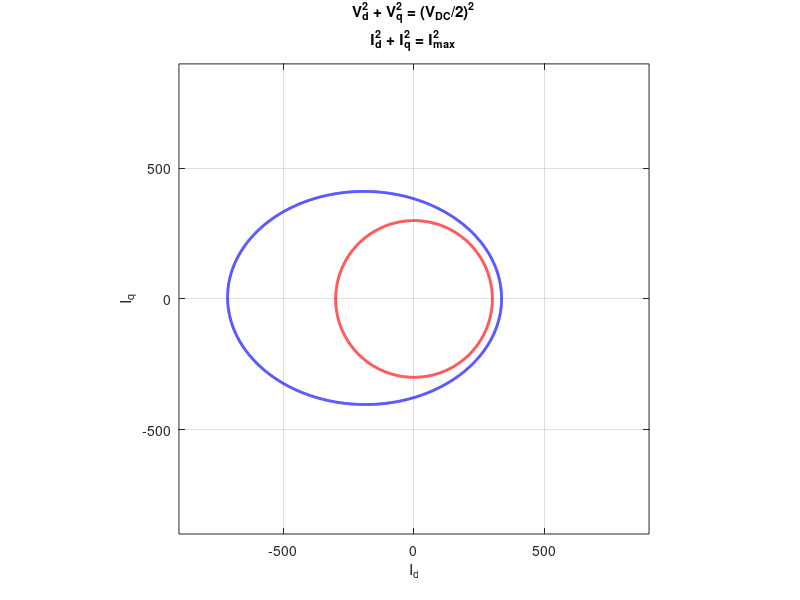

This chart was generated by the following MATLAB code:
clear all
close all
% System parameters
Rs = 29.0808e-3;     % Stator resistance
Ld = 0.91e-3;        % Inductance d-frame [H]
Lq = 1.17e-3;        % Inductance q-frame [H]
A_pm = 0.172312604;  % Flux-linkage due to permanent magnets [Wb]
Vdc = 1200;          % DC bus voltage
we_nom = 200*2*pi;   % Electric nominal speed [rad/s]
I_max = 300;         % Maximum current [A]

tolerance = 1e-1;    % Tolerance for finding the border 

% Set test speed
% we = -we_nom;

% Steady-state equation
% [Vd] = [ Rs     -we*Lq][Id] + [   0   ]
% [Vq]   [we*Ld      Rs ][Iq]   [we*A_pm]

% Voltage limitation
% |Vdq| <= (Vdc/2)^2
Vd = @(Id, Iq, we) Rs*Id - we*Lq*Iq;
Vq = @(Id, Iq, we) Rs*Iq + we*Ld*Id + we*A_pm;
V_dq_quadratic_norm = @(Id, Iq, we) Vd(Id, Iq, we).^2 + Vq(Id, Iq, we).^2 - (Vdc/2)^2;

% Current limitation
I_dq_quadratic_norm = @(Id, Iq) Id.^2 + Iq.^2 - I_max^2;

data_points = 1000;
Id_data = -3*I_max:I_max/data_points:3*I_max;
Iq_data = -3*I_max:I_max/data_points:3*I_max;
[Id_data_grid, Iq_data_grid] = meshgrid(Id_data, Iq_data);

% Define the limits
we = -we_nom;
voltage_limitation = V_dq_quadratic_norm(Id_data_grid,Iq_data_grid, we);
current_limitation = I_dq_quadratic_norm(Id_data_grid,Iq_data_grid);

% Plot the limit
figure;
contour(Id_data_grid, Iq_data_grid, voltage_limitation, [0, 0], 'b', 'LineWidth', 2);
hold on;
contour(Id_data_grid, Iq_data_grid, current_limitation, [0, 0], 'r', 'LineWidth', 2);
axis equal;
grid on;
xlabel('I_d');
ylabel('I_q');
title({'V_d^2 + V_q^2 = (V_{DC}/2)^2', 'I_d^2 + I_q^2 = I_{max}^2'});